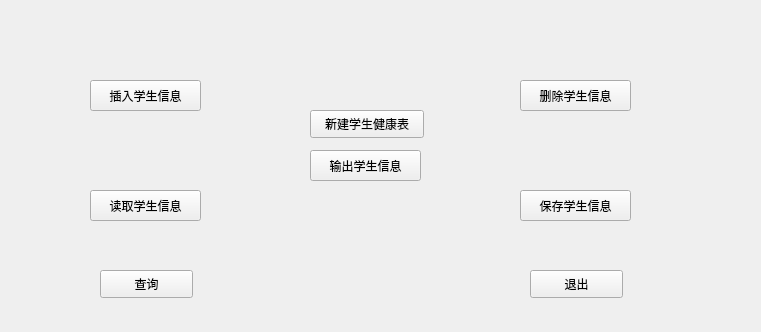
<?xml version="1.0" encoding="UTF-8"?>
<ui version="4.0">
 <class>menuWidget</class>
 <widget class="QWidget" name="menuWidget">
  <property name="geometry">
   <rect>
    <x>0</x>
    <y>0</y>
    <width>761</width>
    <height>332</height>
   </rect>
  </property>
  <property name="windowTitle">
   <string>menuWidget</string>
  </property>
  <widget class="QPushButton" name="newButton">
   <property name="geometry">
    <rect>
     <x>310</x>
     <y>110</y>
     <width>114</width>
     <height>28</height>
    </rect>
   </property>
   <property name="text">
    <string>新建学生健康表</string>
   </property>
  </widget>
  <widget class="QPushButton" name="insertButton">
   <property name="geometry">
    <rect>
     <x>90</x>
     <y>80</y>
     <width>111</width>
     <height>31</height>
    </rect>
   </property>
   <property name="text">
    <string>插入学生信息</string>
   </property>
  </widget>
  <widget class="QPushButton" name="printButton">
   <property name="geometry">
    <rect>
     <x>310</x>
     <y>150</y>
     <width>111</width>
     <height>31</height>
    </rect>
   </property>
   <property name="text">
    <string>输出学生信息</string>
   </property>
  </widget>
  <widget class="QPushButton" name="deleteButton">
   <property name="geometry">
    <rect>
     <x>520</x>
     <y>80</y>
     <width>111</width>
     <height>31</height>
    </rect>
   </property>
   <property name="text">
    <string>删除学生信息</string>
   </property>
  </widget>
  <widget class="QPushButton" name="loadButton">
   <property name="geometry">
    <rect>
     <x>90</x>
     <y>190</y>
     <width>111</width>
     <height>31</height>
    </rect>
   </property>
   <property name="text">
    <string>读取学生信息</string>
   </property>
  </widget>
  <widget class="QPushButton" name="exitButton">
   <property name="geometry">
    <rect>
     <x>530</x>
     <y>270</y>
     <width>93</width>
     <height>28</height>
    </rect>
   </property>
   <property name="text">
    <string>退出</string>
   </property>
  </widget>
  <widget class="QPushButton" name="saveButton">
   <property name="geometry">
    <rect>
     <x>520</x>
     <y>190</y>
     <width>111</width>
     <height>31</height>
    </rect>
   </property>
   <property name="text">
    <string>保存学生信息</string>
   </property>
  </widget>
  <widget class="QPushButton" name="findButton">
   <property name="geometry">
    <rect>
     <x>100</x>
     <y>270</y>
     <width>93</width>
     <height>28</height>
    </rect>
   </property>
   <property name="text">
    <string>查询</string>
   </property>
  </widget>
 </widget>
 <layoutdefault spacing="6" margin="11"/>
 <resources/>
 <connections/>
</ui>
